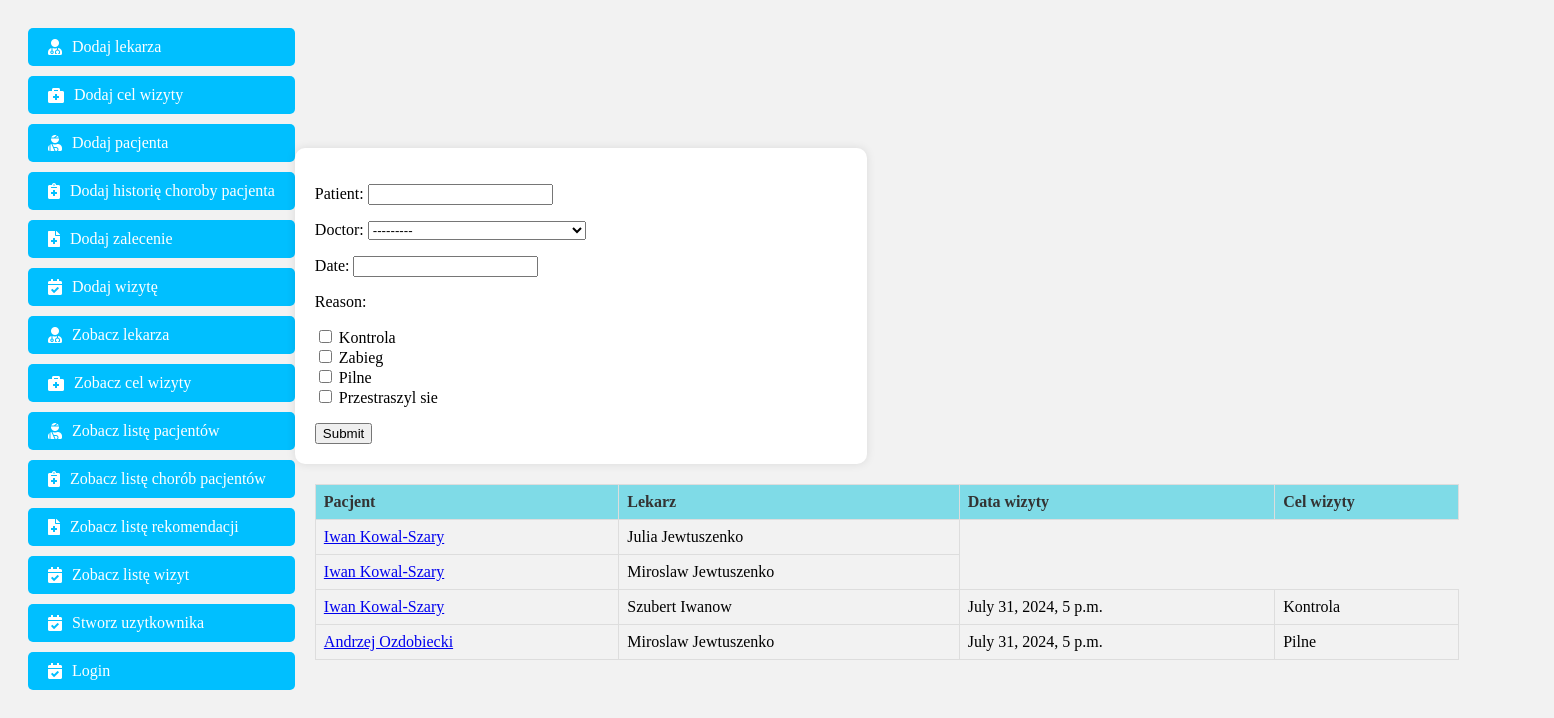
Page /show_visit/ on the earlier database version.
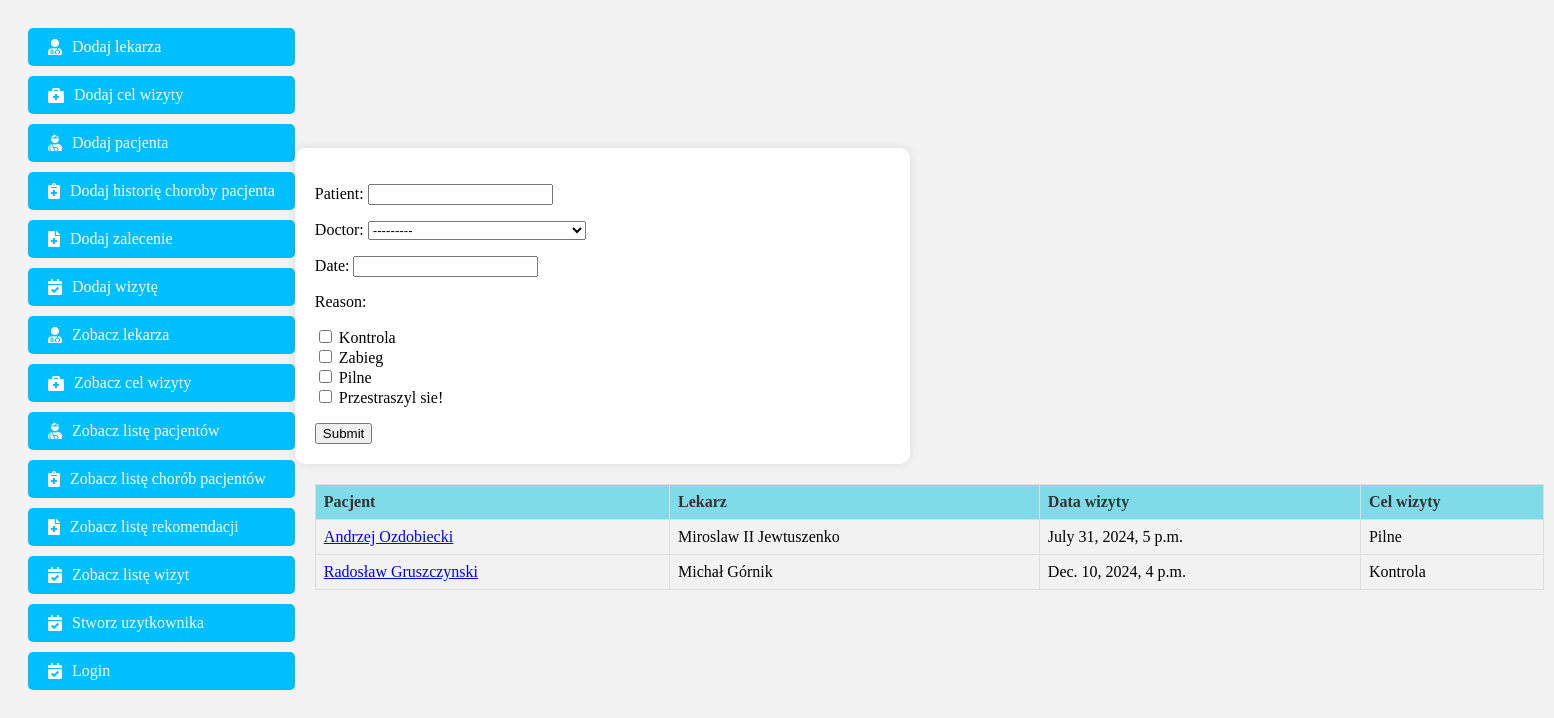
Same page on the later database version.
### registration/models.py (models this page shows, shortened)
class Visit(models.Model):
    patient = models.ForeignKey(Patient, on_delete=models.CASCADE)
    doctor = models.ManyToManyField(Doctor)
    date = models.DateTimeField()
    reason = models.ForeignKey(ReasonForVisit, on_delete=models.CASCADE)

class Patient(models.Model):
    name = models.CharField(max_length=64)
    surname = models.CharField(max_length=64)
    def __str__(self):
        return f'{self.name} {self.surname}'

class Doctor(models.Model):
    name = models.CharField(max_length=64)
    surname = models.CharField(max_length=64)
    specialization = models.CharField(max_length=255)
    def __str__(self):
        return f'{self.name} {self.surname}'

class ReasonForVisit(models.Model):
    reasons = models.CharField(max_length=64)
    def __str__(self):
        return f'{self.reasons}'

### registration/views.py (the view)
# urls.py: path('show_visit/', views.LetShowVisit.as_view(), name='show_visit'),
class LetShowVisit(View):
    def get(self, request):
        db_visit = Visit.objects.all()
        form = VisitSearchForm(request.GET)
        if form.is_valid():
            patient = form.cleaned_data.get('patient', '')
            db_visit = db_visit.filter(patient__name__icontains=patient)
            doctor = form.cleaned_data.get('doctor')
            if doctor:
                db_visit = db_visit.filter(doctor__name__contains=doctor)
            date = form.cleaned_data.get('date')
            if date:
                db_visit = db_visit.filter(date=date)
            reason = form.cleaned_data.get('reason')
            for r in reason:
                db_visit = db_visit.filter(reason=r)
        return render(request, 'show_visit.html', {'visits': db_visit, 'form': form})

### registration/forms.py
class VisitSearchForm(forms.Form):
    patient = forms.CharField(required=False)
    doctor = forms.ModelChoiceField(
        queryset=Doctor.objects.all(),
        required=False
    )
    date = forms.DateField(required=False)
    reason = forms.ModelMultipleChoiceField(
        required=False,
        widget=forms.CheckboxSelectMultiple,
        queryset=ReasonForVisit.objects.all()
    )

### templates/show_visit.html
{% extends 'index.html' %}
{% block content %}
    <form class="nice-form">
    {{ form.as_p }}
    <input type="submit">
    </form>
<table class="nice-table">
    <thead>
        <tr>
            <th>Pacjent</th>
            <th>Lekarz</th>
            <th>Data wizyty</th>
            <th>Cel wizyty</th>
        </tr>
    </thead>
    <tbody>
        {% for visit in visits %}
        {% for doctor in visit.doctor.all %}
        <tr>
            <td><a href="/show_visit/{{ visit.id }}">{{ visit.patient }}</a></td>
            <td>{{ doctor.name }} {{ doctor.surname }}</td>
        {% endfor %}
            <td>{{ visit.date }}</td>
            <td>{{ visit.reason }}</td>
        </tr>
            {% endfor %}
    </tbody>
</table>
{% endblock %}

Differences in the rows shown:
removed Visit: patient "Iwan Kowal-Szary", date "July 31, 2024, 5 p.m.", reason "Kontrola"
no longer on this page (row unchanged): Doctor: name "Julia", surname "Jewtuszenko", shown under "July 31, 2024, 5 p.m."
no longer on this page (row unchanged): Doctor: name "Miroslaw", surname "Jewtuszenko", shown under "July 31, 2024, 5 p.m."
no longer on this page (row unchanged): Doctor: name "Szubert", surname "Iwanow", shown under "July 31, 2024, 5 p.m."
changed Doctor "Jewtuszenko": name "Miroslaw" → "Miroslaw II"
added Visit: patient "Radosław Gruszczynski", date "Dec. 10, 2024, 4 p.m.", reason "Kontrola"
now on this page (row unchanged): Doctor: name "Michał", surname "Górnik", shown under "Dec. 10, 2024, 4 p.m."
Other differences:
text no longer shown: "Patient: Doctor: Date: Reason: Kontrola Zabieg Pilne Przestraszyl sie"
text now shown: "Patient: Doctor: Date: Reason: Kontrola Zabieg Pilne Przestraszyl sie!"
